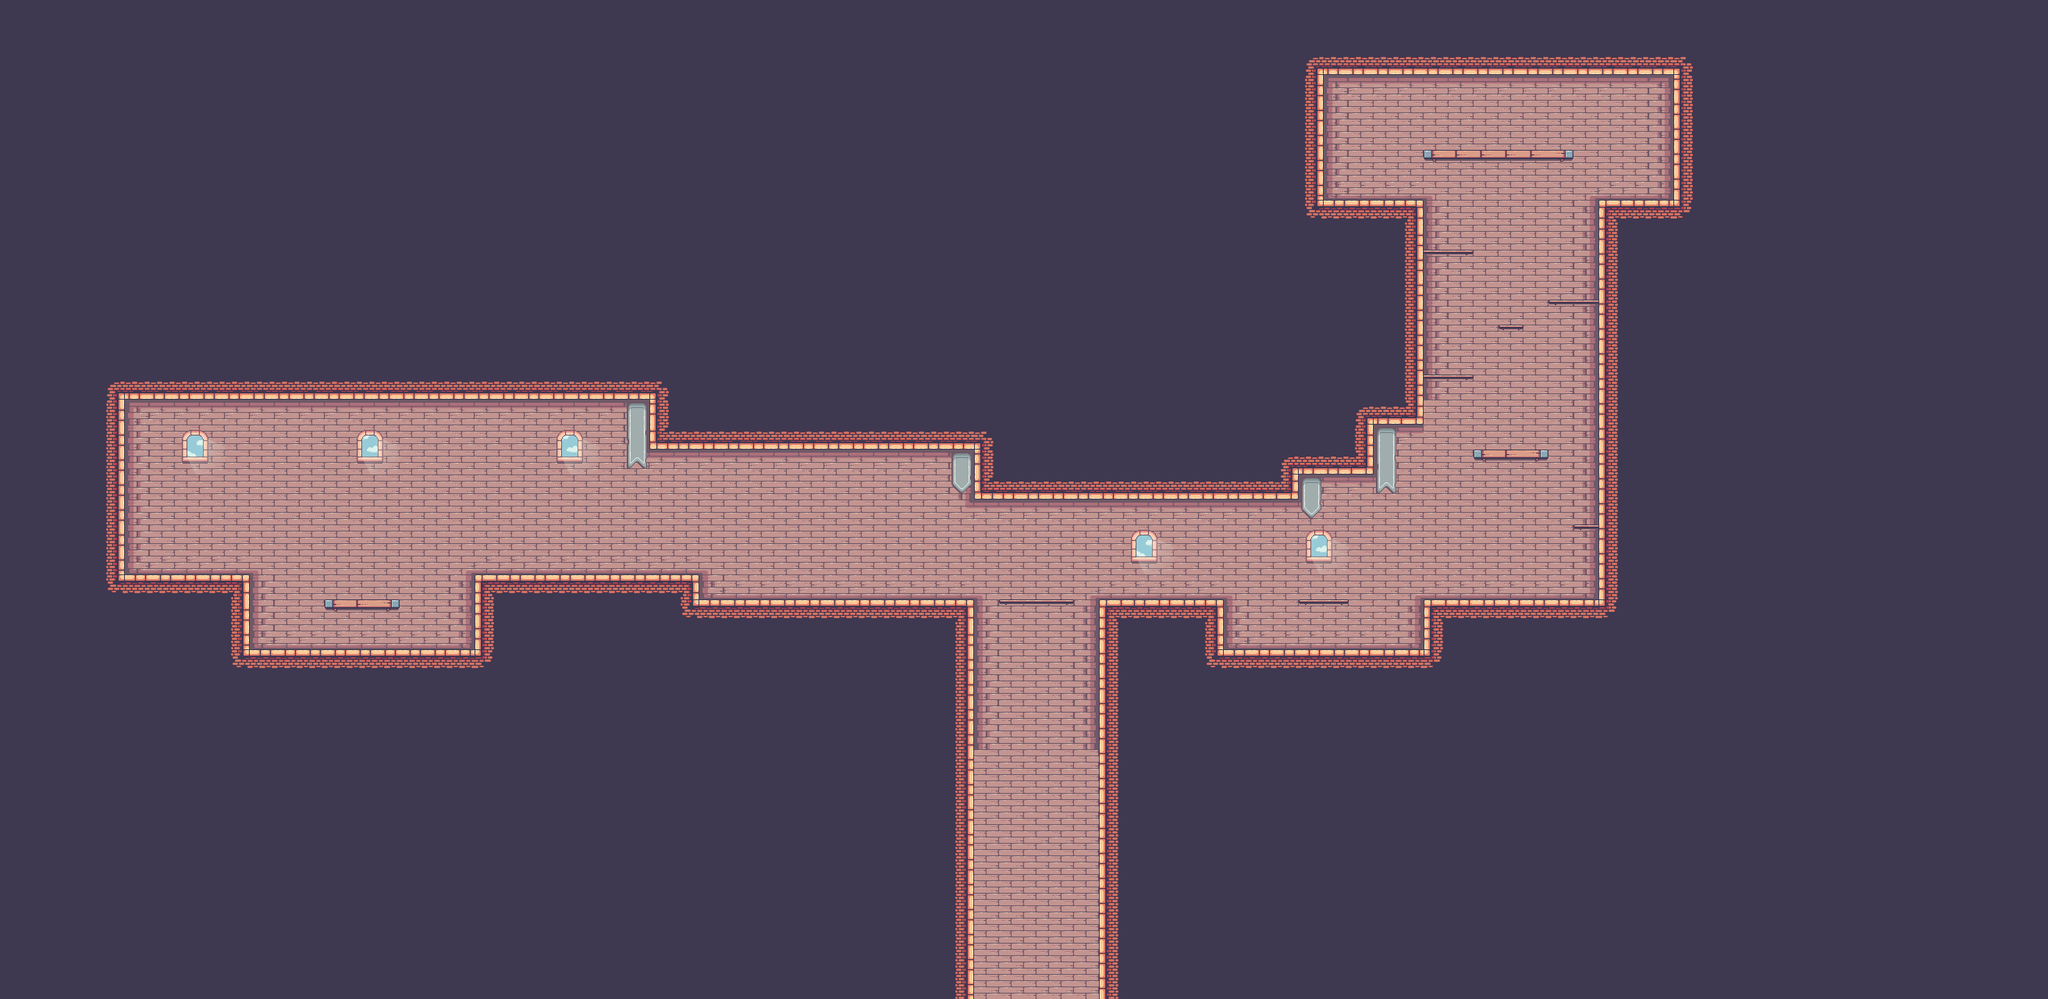

A level layout from a 2D game, rendered from its tile map. Below: a short description, then the map file with tile-grid data replaced by summaries:
An orthogonal 82x40 tile map with 32x32 px tiles, 2 tile layers (Background, Midground), 3 tilesets and 44 objects (PlayerSpawn, PigSpawn1, PigLeftBoundary1, PigRightBoundary1, PigSpawn2, ...).

<map version="1.5" tiledversion="1.5.0" orientation="orthogonal" renderorder="right-down" width="82" height="40" tilewidth="32" tileheight="32" infinite="0" nextlayerid="6" nextobjectid="94">
 <tileset firstgid="1" source="terrain.tsx" />
 <tileset firstgid="248" source="decorations.tsx" />
 <tileset firstgid="290" source="dooridle.tsx" />
 <layer id="1" name="Background" width="82" height="40">
  <data>[3280 cells, 3280 non-empty, 16 distinct tile ids]</data>
 </layer>
 <layer id="3" name="Midground" width="82" height="40">
  <data>[3280 cells, 268 non-empty, 31 distinct tile ids]</data>
 </layer>
 <objectgroup id="2" name="Collisions">
  <object id="32" x="416" y="768" width="96" height="16" />
  <object id="37" x="128" y="736" width="192" height="128" />
  <object id="38" x="128" y="480" width="32" height="288" />
  <object id="39" x="128" y="480" width="736" height="32" />
  <object id="40" x="288" y="832" width="352" height="32" />
  <object id="41" x="608" y="736" width="288" height="128" />
  <object id="42" x="864" y="768" width="384" height="512" />
  <object id="44" x="832" y="480" width="448" height="96" />
  <object id="58" x="1408" y="768" width="160" height="512" />
  <object id="59" x="1536" y="832" width="320" height="32" />
  <object id="60" x="1824" y="768" width="256" height="96" />
  <object id="61" x="2048" y="256" width="128" height="544" />
  <object id="63" x="1632" y="512" width="128" height="96" />
  <object id="64" x="1248" y="576" width="416" height="64" />
  <object id="68" x="1664" y="768" width="64" height="8" />
  <object id="75" x="1280" y="768" width="96" height="8" />
  <object id="77" x="1632" y="256" width="192" height="288" />
  <object id="78" x="1664" y="32" width="32" height="256" />
  <object id="79" x="1664" y="32" width="512" height="64" />
  <object id="80" x="2144" y="32" width="32" height="256" />
  <object id="81" x="1824" y="192" width="192" height="16" />
  <object id="82" x="1824" y="320" width="64" height="8" />
  <object id="83" x="1984" y="384" width="64" height="8" />
  <object id="84" x="1920" y="416" width="32" height="8" />
  <object id="85" x="1824" y="480" width="64" height="8" />
  <object id="86" x="1888" y="576" width="96" height="16" />
  <object id="87" x="2016" y="672" width="32" height="8" />
 </objectgroup>
 <objectgroup id="4" name="Markers">
  <object id="34" name="PlayerSpawn" x="232" y="704" width="16" height="28" />
  <object id="36" name="PigSpawn1" x="736" y="720" width="15" height="16" />
  <object id="47" name="PigLeftBoundary1" x="608" y="720" width="15" height="16" />
  <object id="48" name="PigRightBoundary1" x="880" y="720" width="15" height="16" />
  <object id="50" name="PigSpawn2" x="1040" y="748" width="15" height="16" />
  <object id="51" name="PigRightBoundary2" x="1223" y="750" width="15" height="16" />
  <object id="52" name="PigLeftBoundary2" x="900" y="750" width="15" height="16" />
  <object id="55" name="StartDoor" x="216" y="680" width="46" height="56" />
  <object id="66" name="EndDoor" x="1920" y="712" width="48" height="56" />
  <object id="70" name="PigSpawn3" x="1680" y="816" width="15" height="16" />
  <object id="71" name="PigLeftBoundary3" x="1568" y="816" width="15" height="16" />
  <object id="72" name="PigRightBoundary3" x="1808" y="816" width="15" height="16" />
  <object id="74" name="FallDeath" x="1224" y="928" width="208" height="32" />
  <object id="76" name="CameraStart" x="0" y="416" width="640" height="480" />
  <object id="91" name="PigSpawn4" x="1904" y="176" width="15" height="16" />
  <object id="92" name="PigLeftBoundary4" x="1824" y="176" width="15" height="16" />
  <object id="93" name="PigRightBoundary4" x="2000" y="176" width="15" height="16" />
 </objectgroup>
</map>
